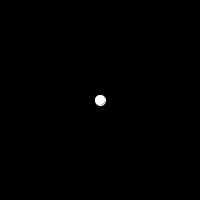
Frame 1 (no input)
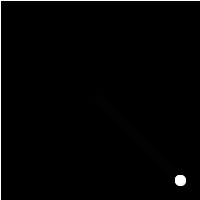
Frame 60 (the mouse pressed at the canvas centre just before this capture)
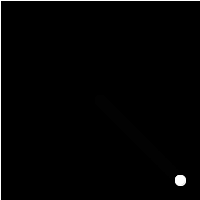
Frame 120 (the mouse held since frame 60 and released just before this capture)

The Processing sketch that drew these frames (run headless with seeded random() and noise(); from frame 60 on, the mouse is pressed at the canvas centre):

// Processing sketch: processing_56488
// ── processing_56488.pde

ScaredBall ball;
int minx = 20; // Set borders of the canvas
int miny = 20;
int maxx = 20;
int maxy = 20;

void setup() {
    size(200, 200);
    background(0);
    smooth();
    ball = new ScaredBall();
}

void draw() {
    fill(0, 50);
    rect(0, 0, width, height); // The onion-skin effect
    ball.draw();
}

public class ScaredBall {
    float x, y; // Position
    int w, h; // Size
    float speedx, speedy;
    float accel;

    ScaredBall() {
        x = width  / 2; // Middle of the canvas
        y = height / 2;

        w = 10;
        h = 10;

        speedx = 0;
        speedy = 0;
        accel  = 0.1; // Value used to increment the speed
    }

    void draw() {
        stroke(255);
        fill(255);
        ellipse(x, y, w, h);

        if (mouseX < x) {      // If the mouse is to the right of the ball,
            speedx += accel;   // it goes to the left...
        } 
        else if (mouseX > x) { // If the mouse is to the left of the ball,
            speedx -= accel;   // it goes right... =)
        }
        x += speedx;

        if (mouseY < y) {      // Same as above...
            speedy += accel;
        } 
        else if (mouseY > y) {
            speedy -= accel;
        }
        y += speedy;

        speedx = constrain(speedx, -5, 5); // Don't let the speed be greater than 5.
        speedy = constrain(speedy, -5, 5);
        x      = constrain(x, minx, width-maxx); // Don't let the ball run away...
        y      = constrain(y, miny, height-maxy);

        if (x == minx || x == width-maxx) speedx = 0; // When the ball reaches the borders, set the speed to 0,
        if (y == miny || y == width-maxy) speedy = 0; // so it can start running to the opposite direction right away.
    }
}
